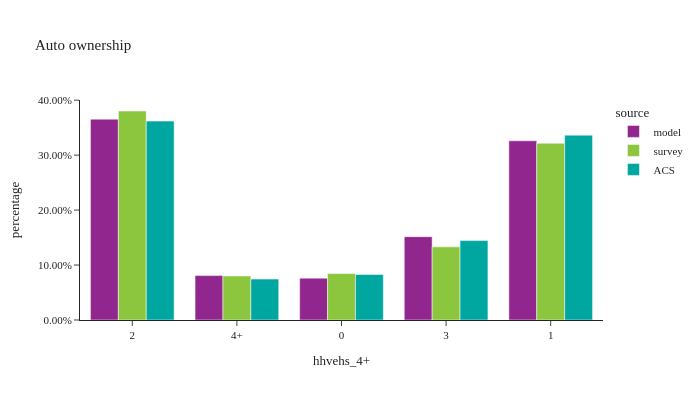

The notebook cell saved with this chart:
### Code cell
df_plot = (
    hh.group_by(['source', 'hhvehs_4+'])
    .agg(pl.col('hhexpfac').sum().alias('hhexpfac'))
)
df_plot = pl.concat([df_plot, df_acs], how='diagonal')
df_plot = df_plot.with_columns(
    (pl.col('hhexpfac') / pl.col('hhexpfac').sum().over(['source'])).alias('percentage')
)

df_plot_ct = (
    hh.group_by(['source', 'hhvehs_4+'])
    .agg(pl.col('hhexpfac').count().alias('sample count'))
)
df_plot = df_plot.join(df_plot_ct, on=['source', 'hhvehs_4+'], how='left').filter(pl.col('hhvehs_4+') != '-1')

fig = px.bar(df_plot.sort(['source']).to_pandas(), x="hhvehs_4+", y="percentage", color="source",
             hover_data=['sample count'],
             category_orders={'source': ['model', 'survey', 'ACS']},
             barmode="group", title="Auto ownership")
fig.update_layout(height=400, width=700, font=dict(size=11),
                  yaxis=dict(tickformat=".2%"))
fig.show()

### Figure 1 — Plotly figure (JSON) as saved in the notebook; plotly's stock layout.template omitted (floating-point values rounded to 4 significant figures)
{"data": [{"alignmentgroup": "True", "customdata": [[634400.0], [140300.0], [132200.0], [263100.0], [566200.0]], "hovertemplate": "source=model<br>hhvehs_4+=%{x}<br>percentage=%{y}<br>sample count=%{customdata[0]}<extra></extra>", "legendgroup": "model", "marker": {"color": "#91268F", "pattern": {"shape": ""}}, "name": "model", "offsetgroup": "model", "orientation": "v", "showlegend": true, "textposition": "auto", "type": "bar", "x": ["2", "4+", "0", "3", "1"], "xaxis": "x", "y": [0.3654, 0.0808, 0.07613, 0.1516, 0.3261], "yaxis": "y"}, {"alignmentgroup": "True", "customdata": [[283.0], [1641.0], [623.0], [131.0], [1086.0]], "hovertemplate": "source=survey<br>hhvehs_4+=%{x}<br>percentage=%{y}<br>sample count=%{customdata[0]}<extra></extra>", "legendgroup": "survey", "marker": {"color": "#8CC63E", "pattern": {"shape": ""}}, "name": "survey", "offsetgroup": "survey", "orientation": "v", "showlegend": true, "textposition": "auto", "type": "bar", "x": ["3", "1", "0", "4+", "2"], "xaxis": "x", "y": [0.1331, 0.3216, 0.08448, 0.08011, 0.3803], "yaxis": "y"}, {"alignmentgroup": "True", "customdata": [[NaN], [NaN], [NaN], [NaN], [NaN]], "hovertemplate": "source=ACS<br>hhvehs_4+=%{x}<br>percentage=%{y}<br>sample count=%{customdata[0]}<extra></extra>", "legendgroup": "ACS", "marker": {"color": "#00A7A0", "pattern": {"shape": ""}}, "name": "ACS", "offsetgroup": "ACS", "orientation": "v", "showlegend": true, "textposition": "auto", "type": "bar", "x": ["4+", "0", "2", "3", "1"], "xaxis": "x", "y": [0.07446, 0.08278, 0.3619, 0.1445, 0.3364], "yaxis": "y"}], "layout": {"barmode": "group", "font": {"size": 11}, "height": 400, "legend": {"title": {"text": "source"}, "tracegroupgap": 0}, "title": {"text": "Auto ownership"}, "width": 700, "xaxis": {"anchor": "y", "domain": [0.0, 1.0], "title": {"text": "hhvehs_4+"}}, "yaxis": {"anchor": "x", "domain": [0.0, 1.0], "tickformat": ".2%", "title": {"text": "percentage"}}}}
